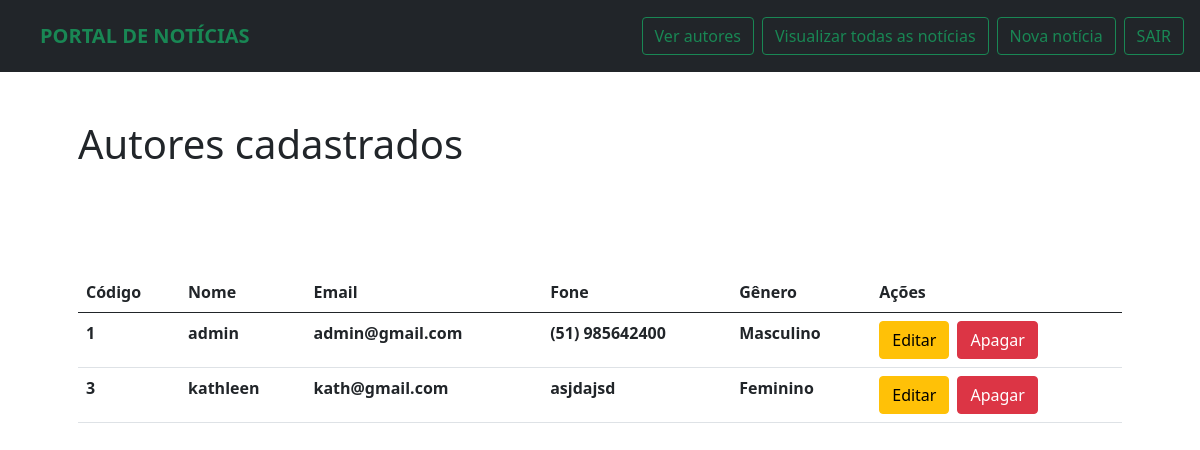
Screenshot of /public/verAutores.php (signed in) with the database file from the repository.
### tables this page shows
CREATE TABLE `tbl_usuarios` (
  `id` int(11) NOT NULL,
  `nome` varchar(255) NOT NULL,
  `email` varchar(255) NOT NULL,
  `senha` varchar(800) NOT NULL,
  `fone` varchar(20) NOT NULL,
  `genero` varchar(10) NOT NULL
);

### src/classes/Database.php (called while the page is built, shortened)
<?php
class Database
{
    private $host = "localhost";
    private $db_name = "portaldenoticias";
    private $username = "root";
    private $password = "";
    public function getConnection()
    {
        $this->conn = null;
        try {
            $this->conn = new PDO("mysql:host=" . $this->host . "; dbname=" . $this->db_name, $this->username,$this->password);
        } catch (PDOException $exception) {
            echo "Erro de conexão: " . $exception->getMessage();
        }
        return $this->conn;
    }
}

### src/classes/User.php (called while the page is built, shortened)
<?php
class User
{
    private $conn;
    private $table_name = "tbl_usuarios";
    public function __construct($db)
    {
        $this->conn = $db;
    }
    public function selectUser()
    {
        $query = "SELECT * FROM " . $this->table_name;
        $stmt = $this->conn->prepare($query);
        $stmt->execute();
        return $stmt;
    }
}

### public/verAutores.php (the view, shortened to what this page needs)
<?php
if (isset($_SESSION['user_id'])) {
	include_once "../src/classes/Database.php";
	include_once "../src/classes/User.php";
	$db = new Database();
	$user = new User($db->getConnection());
} else {
	header('Location: /portaldenoticias/public/');
}
?>
<!DOCTYPE html>
<html lang="pt-br">
<head>
</head>
<body>
	<?php include "../src/inc/header.php"; ?>
	<main class="container p-5">
		<h1>Autores cadastrados</h1>
		<br><br><br><br>
		<table class="table">
			<thead class="thead-dark">
				<tr>
					<th scope="col">Código</th>
					<th scope="col">Nome</th>
					<th scope="col">Email</th>
					<th scope="col">Fone</th>
					<th scope="col">Gênero</th>
					<th scope="col">Ações</th>
				</tr>
			</thead>
			<tbody>
				<?php
				$arrayUsers = $user->selectUser();
				if ($arrayUsers) {
					foreach ($arrayUsers as $dadosUser) {
						?>
						<tr>
							<th scope="col"><?= $dadosUser['id'] ?></th>
							<th scope="col"><?= $dadosUser['nome'] ?></th>
							<th scope="col"><?= $dadosUser['email'] ?></th>
							<th scope="col"><?= $dadosUser['fone'] ?></th>
							<th scope="col"><?= ($dadosUser['genero'] == 'M') ? 'Masculino' : 'Feminino' ?></th>
							<th scope="col">
								<div class="d-flex gap-2">
									<button class="btn btn-warning" onclick="window.location.href='editarAutor.php?id_autor=<?= $dadosUser['id'] ?>'">Editar</button>
									<form method="POST" action="/portaldenoticias/src/php/procUser.php?acao=d&id_autor=<?= $dadosUser['id'] ?>">
										<button type="submit" class="btn btn-danger">Apagar</button>
									</form>
								</div>
							</th>
						</tr>
						<?php
					}
				}
				?>
			</tbody>
		</table>
	</main>
</body>
</html>

### rows the page displays
tbl_usuarios: id "1", nome "admin", email "admin@gmail.com", fone "(51) 985642400", genero "Masculino"
tbl_usuarios: id "3", nome "kathleen", email "kath@gmail.com", fone "asjdajsd", genero "Feminino"
